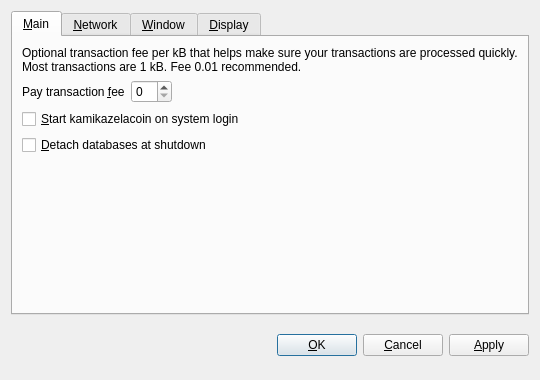
<?xml version="1.0" encoding="UTF-8"?>
<ui version="4.0">
 <class>OptionsDialog</class>
 <widget class="QDialog" name="OptionsDialog">
  <property name="geometry">
   <rect>
    <x>0</x>
    <y>0</y>
    <width>540</width>
    <height>380</height>
   </rect>
  </property>
  <property name="windowTitle">
   <string>Options</string>
  </property>
  <property name="modal">
   <bool>true</bool>
  </property>
  <layout class="QVBoxLayout" name="verticalLayout">
   <item>
    <widget class="QTabWidget" name="tabWidget">
     <property name="tabPosition">
      <enum>QTabWidget::North</enum>
     </property>
     <property name="currentIndex">
      <number>0</number>
     </property>
     <widget class="QWidget" name="tabMain">
      <attribute name="title">
       <string>&amp;Main</string>
      </attribute>
      <layout class="QVBoxLayout" name="verticalLayout_Main">
       <item>
        <widget class="QLabel" name="transactionFeeInfoLabel">
         <property name="text">
          <string>Optional transaction fee per kB that helps make sure your transactions are processed quickly. Most transactions are 1 kB. Fee 0.01 recommended.</string>
         </property>
         <property name="textFormat">
          <enum>Qt::PlainText</enum>
         </property>
         <property name="wordWrap">
          <bool>true</bool>
         </property>
        </widget>
       </item>
       <item>
        <layout class="QHBoxLayout" name="horizontalLayout_Main">
         <item>
          <widget class="QLabel" name="transactionFeeLabel">
           <property name="text">
            <string>Pay transaction &amp;fee</string>
           </property>
           <property name="textFormat">
            <enum>Qt::PlainText</enum>
           </property>
           <property name="buddy">
            <cstring>transactionFee</cstring>
           </property>
          </widget>
         </item>
         <item>
          <widget class="BitcoinAmountField" name="transactionFee"/>
         </item>
         <item>
          <spacer name="horizontalSpacer_Main">
           <property name="orientation">
            <enum>Qt::Horizontal</enum>
           </property>
           <property name="sizeHint" stdset="0">
            <size>
             <width>40</width>
             <height>20</height>
            </size>
           </property>
          </spacer>
         </item>
        </layout>
       </item>
       <item>
        <widget class="QCheckBox" name="bitcoinAtStartup">
         <property name="toolTip">
          <string>Automatically start kamikazelacoin after logging in to the system.</string>
         </property>
         <property name="text">
          <string>&amp;Start kamikazelacoin on system login</string>
         </property>
        </widget>
       </item>
       <item>
        <widget class="QCheckBox" name="detachDatabases">
         <property name="toolTip">
          <string>Detach block and address databases at shutdown. This means they can be moved to another data directory, but it slows down shutdown. The wallet is always detached.</string>
         </property>
         <property name="text">
          <string>&amp;Detach databases at shutdown</string>
         </property>
        </widget>
       </item>
       <item>
        <spacer name="verticalSpacer_Main">
         <property name="orientation">
          <enum>Qt::Vertical</enum>
         </property>
         <property name="sizeHint" stdset="0">
          <size>
           <width>20</width>
           <height>40</height>
          </size>
         </property>
        </spacer>
       </item>
      </layout>
     </widget>
     <widget class="QWidget" name="tabNetwork">
      <attribute name="title">
       <string>&amp;Network</string>
      </attribute>
      <layout class="QVBoxLayout" name="verticalLayout_Network">
       <item>
        <widget class="QCheckBox" name="mapPortUpnp">
         <property name="toolTip">
          <string>Automatically open the kamikazelacoin client port on the router. This only works when your router supports UPnP and it is enabled.</string>
         </property>
         <property name="text">
          <string>Map port using &amp;UPnP</string>
         </property>
        </widget>
       </item>
       <item>
        <widget class="QCheckBox" name="connectSocks">
         <property name="toolTip">
          <string>Connect to the kamikazelacoin network through a SOCKS proxy (e.g. when connecting through Tor).</string>
         </property>
         <property name="text">
          <string>&amp;Connect through SOCKS proxy:</string>
         </property>
        </widget>
       </item>
       <item>
        <layout class="QHBoxLayout" name="horizontalLayout_Network">
         <item>
          <widget class="QLabel" name="proxyIpLabel">
           <property name="text">
            <string>Proxy &amp;IP:</string>
           </property>
           <property name="textFormat">
            <enum>Qt::PlainText</enum>
           </property>
           <property name="buddy">
            <cstring>proxyIp</cstring>
           </property>
          </widget>
         </item>
         <item>
          <widget class="QValidatedLineEdit" name="proxyIp">
           <property name="maximumSize">
            <size>
             <width>140</width>
             <height>16777215</height>
            </size>
           </property>
           <property name="toolTip">
            <string>IP address of the proxy (e.g. 127.0.0.1)</string>
           </property>
          </widget>
         </item>
         <item>
          <widget class="QLabel" name="proxyPortLabel">
           <property name="text">
            <string>&amp;Port:</string>
           </property>
           <property name="textFormat">
            <enum>Qt::PlainText</enum>
           </property>
           <property name="buddy">
            <cstring>proxyPort</cstring>
           </property>
          </widget>
         </item>
         <item>
          <widget class="QLineEdit" name="proxyPort">
           <property name="maximumSize">
            <size>
             <width>55</width>
             <height>16777215</height>
            </size>
           </property>
           <property name="toolTip">
            <string>Port of the proxy (e.g. 9050)</string>
           </property>
          </widget>
         </item>
         <item>
          <widget class="QLabel" name="socksVersionLabel">
           <property name="text">
            <string>SOCKS &amp;Version:</string>
           </property>
           <property name="textFormat">
            <enum>Qt::PlainText</enum>
           </property>
           <property name="buddy">
            <cstring>socksVersion</cstring>
           </property>
          </widget>
         </item>
         <item>
          <widget class="QValueComboBox" name="socksVersion">
           <property name="toolTip">
            <string>SOCKS version of the proxy (e.g. 5)</string>
           </property>
          </widget>
         </item>
         <item>
          <spacer name="horizontalSpacer_Network">
           <property name="orientation">
            <enum>Qt::Horizontal</enum>
           </property>
           <property name="sizeHint" stdset="0">
            <size>
             <width>40</width>
             <height>20</height>
            </size>
           </property>
          </spacer>
         </item>
        </layout>
       </item>
       <item>
        <spacer name="verticalSpacer_Network">
         <property name="orientation">
          <enum>Qt::Vertical</enum>
         </property>
         <property name="sizeHint" stdset="0">
          <size>
           <width>20</width>
           <height>40</height>
          </size>
         </property>
        </spacer>
       </item>
      </layout>
     </widget>
     <widget class="QWidget" name="tabWindow">
      <attribute name="title">
       <string>&amp;Window</string>
      </attribute>
      <layout class="QVBoxLayout" name="verticalLayout_Window">
       <item>
        <widget class="QCheckBox" name="minimizeToTray">
         <property name="toolTip">
          <string>Show only a tray icon after minimizing the window.</string>
         </property>
         <property name="text">
          <string>&amp;Minimize to the tray instead of the taskbar</string>
         </property>
        </widget>
       </item>
       <item>
        <widget class="QCheckBox" name="minimizeOnClose">
         <property name="toolTip">
          <string>Minimize instead of exit the application when the window is closed. When this option is enabled, the application will be closed only after selecting Quit in the menu.</string>
         </property>
         <property name="text">
          <string>M&amp;inimize on close</string>
         </property>
        </widget>
       </item>
       <item>
        <spacer name="verticalSpacer_Window">
         <property name="orientation">
          <enum>Qt::Vertical</enum>
         </property>
         <property name="sizeHint" stdset="0">
          <size>
           <width>20</width>
           <height>40</height>
          </size>
         </property>
        </spacer>
       </item>
      </layout>
     </widget>
     <widget class="QWidget" name="tabDisplay">
      <attribute name="title">
       <string>&amp;Display</string>
      </attribute>
      <layout class="QVBoxLayout" name="verticalLayout_Display">
       <item>
        <layout class="QHBoxLayout" name="horizontalLayout_1_Display">
         <item>
          <widget class="QLabel" name="langLabel">
           <property name="text">
            <string>User Interface &amp;language:</string>
           </property>
           <property name="textFormat">
            <enum>Qt::PlainText</enum>
           </property>
           <property name="buddy">
            <cstring>lang</cstring>
           </property>
          </widget>
         </item>
         <item>
          <widget class="QValueComboBox" name="lang">
           <property name="toolTip">
            <string>The user interface language can be set here. This setting will take effect after restarting kamikazelacoin.</string>
           </property>
          </widget>
         </item>
        </layout>
       </item>
       <item>
        <layout class="QHBoxLayout" name="horizontalLayout_2_Display">
         <item>
          <widget class="QLabel" name="unitLabel">
           <property name="text">
            <string>&amp;Unit to show amounts in:</string>
           </property>
           <property name="textFormat">
            <enum>Qt::PlainText</enum>
           </property>
           <property name="buddy">
            <cstring>unit</cstring>
           </property>
          </widget>
         </item>
         <item>
          <widget class="QValueComboBox" name="unit">
           <property name="toolTip">
            <string>Choose the default subdivision unit to show in the interface and when sending coins.</string>
           </property>
          </widget>
         </item>
        </layout>
       </item>
       <item>
        <widget class="QCheckBox" name="displayAddresses">
         <property name="toolTip">
          <string>Whether to show kamikazelacoin addresses in the transaction list.</string>
         </property>
         <property name="text">
          <string>&amp;Display addresses in transaction list</string>
         </property>
        </widget>
       </item>
       <item>
        <widget class="QCheckBox" name="coinControlFeatures">
         <property name="toolTip">
          <string>Whether to show coin control features or not.</string>
         </property>
         <property name="text">
          <string>Display coin &amp;control features (experts only!)</string>
         </property>
        </widget>
       </item>
       <item>
        <spacer name="verticalSpacer_Display">
         <property name="orientation">
          <enum>Qt::Vertical</enum>
         </property>
         <property name="sizeHint" stdset="0">
          <size>
           <width>20</width>
           <height>40</height>
          </size>
         </property>
        </spacer>
       </item>
      </layout>
     </widget>
    </widget>
   </item>
   <item>
    <layout class="QHBoxLayout" name="horizontalLayout_Buttons">
     <item>
      <spacer name="horizontalSpacer_1">
       <property name="orientation">
        <enum>Qt::Horizontal</enum>
       </property>
       <property name="sizeHint" stdset="0">
        <size>
         <width>40</width>
         <height>48</height>
        </size>
       </property>
      </spacer>
     </item>
     <item>
      <widget class="QLabel" name="statusLabel">
       <property name="font">
        <font>
         <weight>75</weight>
         <bold>true</bold>
        </font>
       </property>
       <property name="text">
        <string/>
       </property>
       <property name="textFormat">
        <enum>Qt::PlainText</enum>
       </property>
       <property name="wordWrap">
        <bool>true</bool>
       </property>
      </widget>
     </item>
     <item>
      <spacer name="horizontalSpacer_2">
       <property name="orientation">
        <enum>Qt::Horizontal</enum>
       </property>
       <property name="sizeHint" stdset="0">
        <size>
         <width>40</width>
         <height>48</height>
        </size>
       </property>
      </spacer>
     </item>
     <item>
      <widget class="QPushButton" name="okButton">
       <property name="text">
        <string>&amp;OK</string>
       </property>
      </widget>
     </item>
     <item>
      <widget class="QPushButton" name="cancelButton">
       <property name="text">
        <string>&amp;Cancel</string>
       </property>
       <property name="autoDefault">
        <bool>false</bool>
       </property>
      </widget>
     </item>
     <item>
      <widget class="QPushButton" name="applyButton">
       <property name="text">
        <string>&amp;Apply</string>
       </property>
       <property name="autoDefault">
        <bool>false</bool>
       </property>
      </widget>
     </item>
    </layout>
   </item>
  </layout>
 </widget>
 <customwidgets>
  <customwidget>
   <class>BitcoinAmountField</class>
   <extends>QSpinBox</extends>
   <header>bitcoinamountfield.h</header>
  </customwidget>
  <customwidget>
   <class>QValueComboBox</class>
   <extends>QComboBox</extends>
   <header>qvaluecombobox.h</header>
  </customwidget>
  <customwidget>
   <class>QValidatedLineEdit</class>
   <extends>QLineEdit</extends>
   <header>qvalidatedlineedit.h</header>
  </customwidget>
 </customwidgets>
 <resources/>
 <connections/>
</ui>
